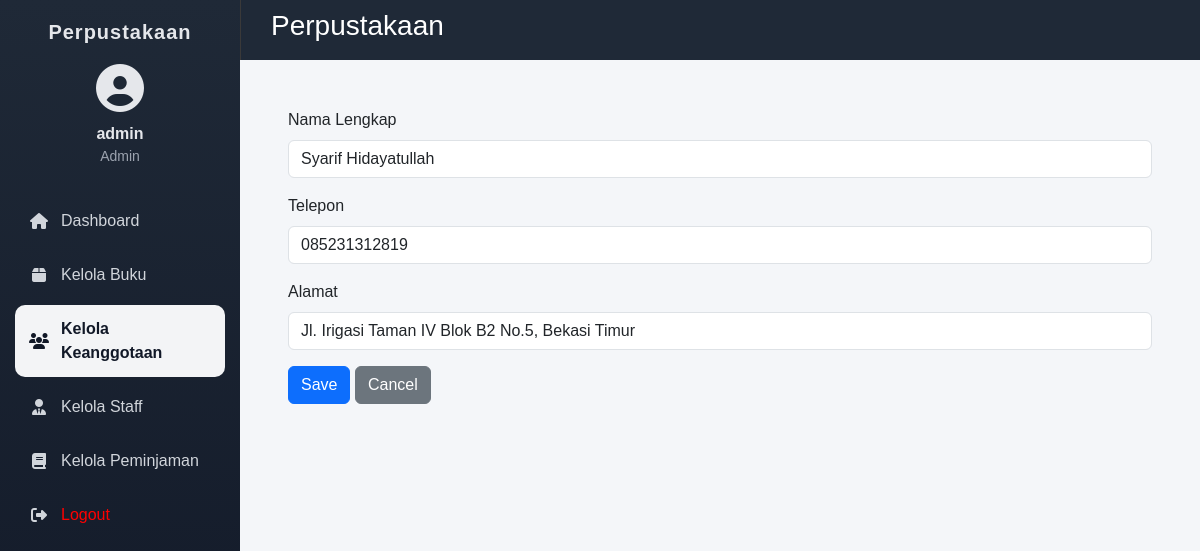
/anggota/edit.php?id_anggota=1 (signed in), run on the app's committed database.
### tables this page shows
CREATE TABLE `anggota` (
  `id_anggota` int(11) NOT NULL,
  `nama_lengkap` varchar(100) NOT NULL,
  `telepon` varchar(20) DEFAULT NULL,
  `alamat` text DEFAULT NULL,
  `status` enum('aktif','tidak') DEFAULT 'aktif',
  `created_at` timestamp NOT NULL DEFAULT current_timestamp()
);

### anggota/edit.php (the view, shortened to what this page needs)
<?php
require_once __DIR__ . '/../config.php';
$id_anggota = $_GET['id_anggota'];
$stmt = $conn->prepare("SELECT * FROM anggota WHERE id_anggota = ?");
$stmt->bind_param("i", $id_anggota);
$stmt->execute();
$anggota = $stmt->get_result()->fetch_assoc();
?>
<div class="dashboard-wrapper">
    <?php require_once __DIR__ . '/../layout/sidebar.php'; ?>
    <div class="main">
        <?php require_once __DIR__ . '/../layout/header.php'; ?>
        <main class="container p-4">
            <form action="" method="post">
                <div class="mb-3">
                    <label class="form-label">Nama Lengkap</label>
                    <input type="text" name="nama_lengkap" class="form-control"
                        value="<?= htmlspecialchars($anggota['nama_lengkap']); ?>" required>
                </div>
                <div class="mb-3">
                    <label class="form-label">Telepon</label>
                    <input type="text" name="telepon" class="form-control"
                        value="<?= htmlspecialchars($anggota['telepon']); ?>" required>
                </div>
                <div class="mb-3">
                    <label class="form-label">Alamat</label>
                    <input type="text" name="alamat" class="form-control"
                        value="<?= htmlspecialchars($anggota['alamat']); ?>" required>
                </div>
                <button class="btn btn-primary" type="submit">Save</button>
                <a href="<?= $baseURL ?>/anggota/index.php" class="btn btn-secondary">Cancel</a>
            </form>
        </main>
        <?php require_once __DIR__ . '/../layout/footer.php'; ?>

### dashboard.css (style rules this page uses)
* { margin: 0; padding: 0; box-sizing: border-box; font-family: Arial, sans-serif; }
body { background-color: #f4f6f9; }
.dashboard-wrapper { display: flex; min-height: 100vh; }
.main { flex: 1; display: flex; flex-direction: column; }

### data on the page
anggota: nama_lengkap "Syarif Hidayatullah", telepon "085231312819", alamat "Jl. Irigasi Taman IV Blok B2 No.5, Bekasi Timur"

### other printed values
$_SESSION['user_data']['username'] "admin"
$_SESSION['user_data']['role'] "Admin"
